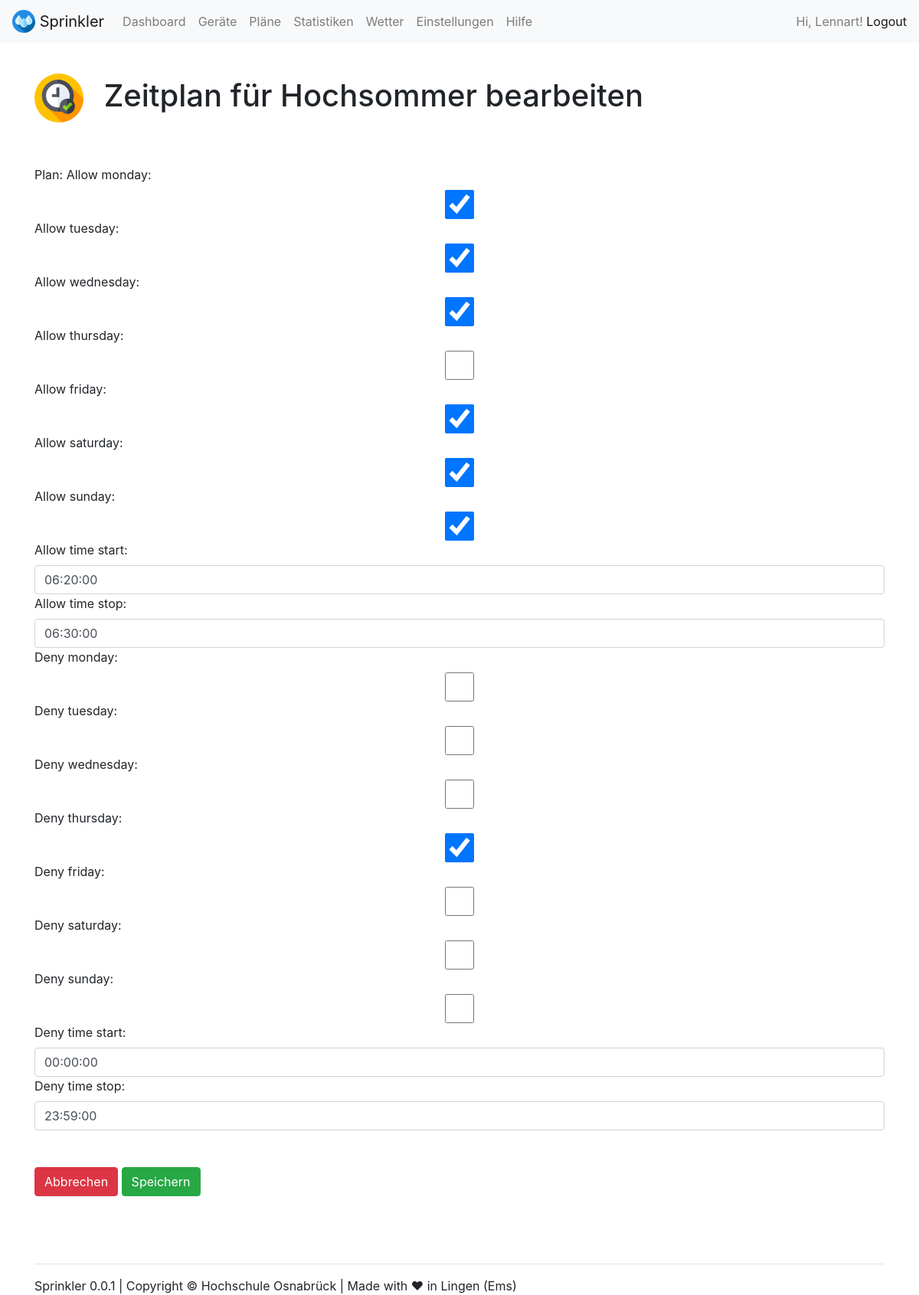
Page /plans/edit/11/schedule/edit/7 (signed in) on the committed database.
### webapp/models.py (models this page shows, shortened)
class Plan(models.Model):
    name = models.CharField(max_length=200)
    status = models.CharField(
        max_length=10,
        choices=STATUS_CHOICES,
        default='OK',
    )
    description = models.CharField(max_length=3000, default="Beschreibung")
    automation = models.BooleanField(default=False)
    sprinkler = models.ManyToManyField(Sprinkler)
    pump = models.ManyToManyField(Pump)
    sensor = models.ManyToManyField(Sensor)
    next_execution_time = None

class Schedule(models.Model):
    plan = models.ForeignKey(Plan, on_delete=models.CASCADE)
    allow_monday = models.BooleanField(default=False)
    allow_tuesday = models.BooleanField(default=False)
    allow_wednesday = models.BooleanField(default=False)
    allow_thursday = models.BooleanField(default=False)
    allow_friday = models.BooleanField(default=False)
    allow_saturday = models.BooleanField(default=False)
    allow_sunday = models.BooleanField(default=False)
    allow_time_start = models.TimeField(auto_now=False, auto_now_add=False)
    allow_time_stop = models.TimeField(auto_now=False, auto_now_add=False)
    deny_monday = models.BooleanField(default=False)
    deny_tuesday = models.BooleanField(default=False)
    deny_wednesday = models.BooleanField(default=False)
    deny_thursday = models.BooleanField(default=False)
    deny_friday = models.BooleanField(default=False)
    deny_saturday = models.BooleanField(default=False)
    deny_sunday = models.BooleanField(default=False)
    deny_time_start = models.TimeField(auto_now=False, auto_now_add=False)
    deny_time_stop = models.TimeField(auto_now=False, auto_now_add=False)
    allowed_weekdays = None
    denied_weekdays = None
    next_allowed_start_date_time = None
    next_allowed_end_date_time = None
    next_denied_start_date_time = None
    next_denied_end_date_time = None

### webapp/views.py (the view)
# urls.py: path('plans/edit/<int:plan_id>/schedule/edit/<int:schedule_id>', views.schedule_edit, name='schedule_edit'),
@login_required(login_url='/admin/login/')
def schedule_edit(request, plan_id, schedule_id):
    args = {}
    args['id'] = plan_id
    args['plan'] = Plan.objects.get(pk=plan_id)
    args['schedule_id'] = schedule_id
    if request.method == 'POST':
        schedule = Schedule.objects.get(pk=schedule_id)
        schedule_form = ScheduleForm(request.POST, instance=schedule)
        schedule_form.save()
        return redirect('plan_edit', plan_id=plan_id)
    else:
        schedule = Schedule.objects.get(pk=schedule_id)
        args['form'] = ScheduleForm(instance=schedule)
    return TemplateResponse(request, "schedule_edit.html", args)

### webapp/templates/schedule_edit.html (shortened to what this page needs)
{% load static %}
{% include "views/top.html" %}
<br>
<h1><img src="{% static 'webapp/img/icons/plans.svg' %}" width="64" class="mr-3"> Zeitplan für {{ plan.name }} bearbeiten</h1>
<br><br>
<form method="POST" action="{% url 'schedule_edit' plan.id schedule_id %}">
    {{ form }}
    <br><br>
    <a class="btn btn-danger" href="{% url 'plan_edit' plan.id %}" role="button">Abbrechen</a>
    <button type="submit" class="btn btn-success">Speichern</button>
</form>
{% include "views/footer.html" %}
{% include "views/bottom.html" %}

### webapp/templates/views/top.html (shortened to what this page needs)
{% load static %}
<!doctype html>
<html lang="de">
  <head>
    <link rel="stylesheet" href="https://stackpath.bootstrapcdn.com/bootstrap/4.5.2/css/bootstrap.min.css">
    <link rel="stylesheet" type="text/css" href="{% static 'webapp/css/style.css' %}">
  </head>
  <body>
    <nav class="navbar navbar-expand-lg navbar-light bg-light">
      <a class="navbar-brand" href="{% url 'index' %}">
        <img src="{% static 'webapp/img/icons/drops.svg' %}" width="30" height="30" class="d-inline-block align-top" alt="" loading="lazy">
        Sprinkler
      </a>
      <div class="collapse navbar-collapse" id="navbarNavAltMarkup">
        <div class="navbar-nav">
          {% if user.is_authenticated %}
          <a class="nav-link" href="{% url 'dashboard' %}">Dashboard</a>
          <a class="nav-link" href="{% url 'devices' %}">Geräte</a>
          <a class="nav-link" href="{% url 'plans' %}">Pläne</a>
          <a class="nav-link" href="{% url 'statistics' %}">Statistiken</a>
          <a class="nav-link" href="{% url 'weather' %}">Wetter</a>
          <a class="nav-link" href="{% url 'settings' %}">Einstellungen</a>
          {% endif %}
          <a class="nav-link" href="{% url 'help' %}">Hilfe</a>
        </div>
      </div>
      <span class="navbar-text">
      {% if user.is_authenticated %}
      Hi, {{ user.first_name }}!  <a href="/admin/logout/?next=/">Logout</a>
      {% else %}
      <a href="/admin/login/?next=/dashboard/">Login</a>
      {% endif %}
      </span>
    </nav>
    <div class="container mt-3">

### rows in the picture
Plan: name "Hochsommer"
Schedule: allow_monday "☑", allow_tuesday "☑", allow_wednesday "☑", allow_friday "☑", allow_saturday "☑", allow_sunday "☑", allow_time_start "06:20:00", allow_time_stop "06:30:00", deny_thursday "☑", deny_time_start "00:00:00", deny_time_stop "23:59:00"

### other values in the picture
{{ user.first_name }} "Lennart"
